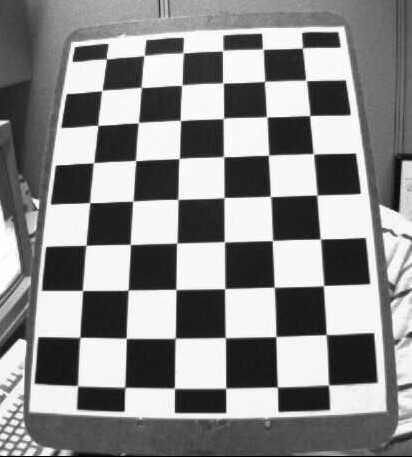
#> input picture computerVision/camCalibration/000.jpg, 412 x 457 px; its folder holds only this picture in this run
$ python camCalibration.py
#> lines starting #> are read from the running program, lines starting #| are printed output that depends on the picture
import numpy as np
import cv2 as cv
import glob

#termination criteria
criteria = (cv.TERM_CRITERIA_EPS + cv.TERM_CRITERIA_MAX_ITER, 30, 0.001)

#perpare objectpoints, like (0,0,0), (1,0,0)...
objp = np.zeros((6*7,3), np.float32)
objp[:,:2] = np.mgrid[0:7,0:6].T.reshape(-1,2)

#Arrays to store ohj and img points
objpoints = []
imgpoints =[]

images = glob.glob('*.jpg')


for fname in images:
    img = cv.imread(fname)
#> img is the input picture: shape (457, 412, 3); min 0, max 255, mean 137.8
    gray = cv.cvtColor(img,cv.COLOR_BGR2GRAY)

    #find chess board corners
    ret,corners = cv.findChessboardCorners(gray,(7,6),None)
#> ret = True; corners = 42 rows, first 8: [302.1, 48.33], [305.9, 80.19], [309.8, 115.6], [313.5, 153.8], [316.9, 195.2], [320.1, 238.9], [323.4, 285.6], [262.6, 49.09]

    #If found, add object/img points after being refined
    if ret == True:
        objpoints.append(objp)

        corners2 = cv.cornerSubPix(gray,corners,(11,11),(-1,-1),criteria)
#> corners2 = 42 rows, first 8: [302.5, 47.9], [306.2, 80.4], [309.7, 115.5], [313.3, 153.7], [316.9, 195.1], [320.4, 238.9], [323.5, 285.6], [262.9, 49.21]
        imgpoints.append(corners2)

        #draw and display corners
        cornerIMG = cv.drawChessboardCorners(img,(7,6),corners2,ret)
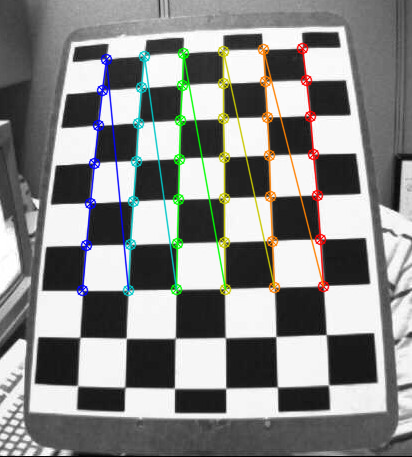
#> cornerIMG: shape (457, 412, 3); mean B, G, R 135.4, 137.2, 136.4

        imgHeight = img.shape[0]
#> imgHeight = 457
        imgWidth = img.shape[1]
#> imgWidth = 412


        resizeIMG = cv.resize(gray,(int(imgWidth*2),int(imgHeight*2)))
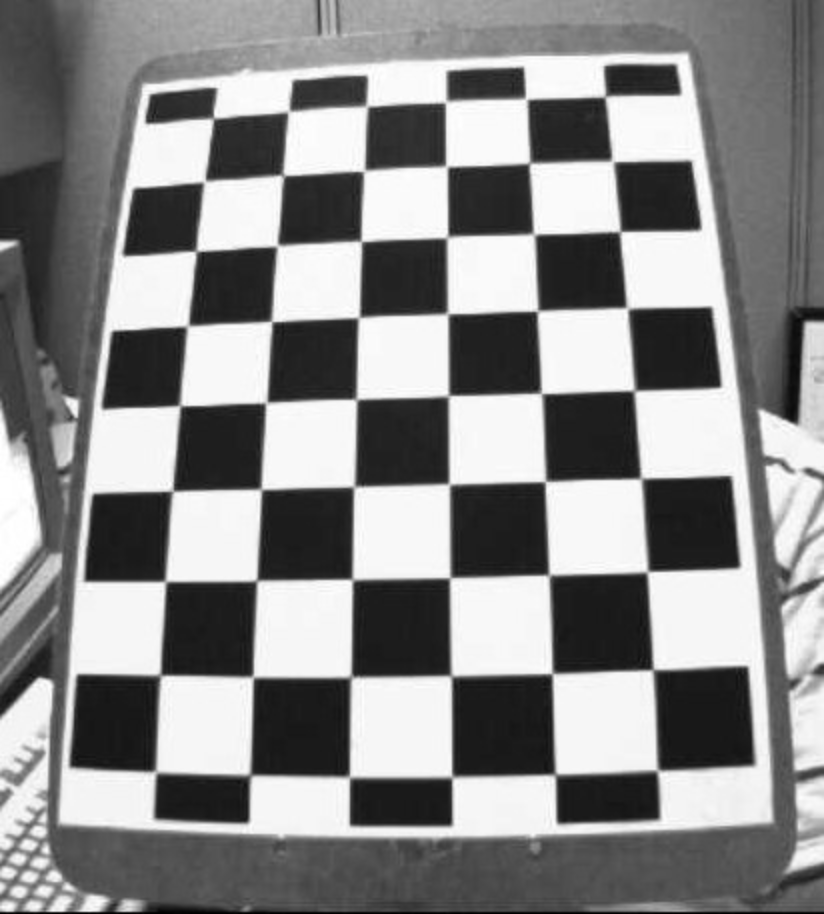
#> resizeIMG: shape (914, 824); min 0, max 255, mean 137.7
        cv.imshow('img',resizeIMG)

        resizeCornerIMG = cv.resize(cornerIMG,(int(imgWidth*2),int(imgHeight*2)))
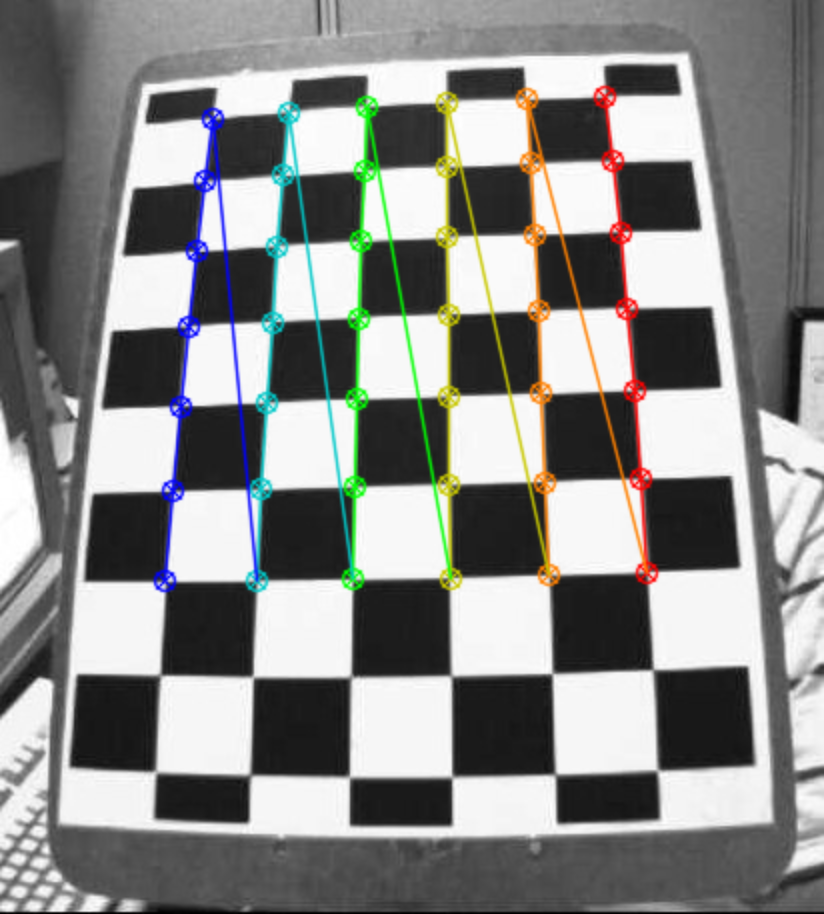
#> resizeCornerIMG: shape (914, 824, 3); mean B, G, R 135.3, 137.1, 136.3
        cv.imshow('determine corners',resizeCornerIMG)

        '''
        #get camera calibration matrix
        ret, mtx, dist, rvecs, tvecs = cv.calibrateCamera(objpoints,imgpoints,gray.shape[::-1],None,None)

        h,w = img.shape[:2]
        newCameraMTX, roi = cv.getOptimalNewCameraMatrix(mtx,dist,(w,h),1,(w,h))

        #undistort
        undistortIMG = cv.undistort(img,mtx,dist,None,newCameraMTX)

        #crop image
        x,y,w,h = roi
        undistortIMG = undistortIMG[y:y+h, x:x+w]
        cv.imshow('undistortIMG', undistortIMG)
'''
        ret, mtx, dist, rvecs, tvecs = cv.calibrateCamera(objpoints, imgpoints, gray.shape[::-1],None,None)
#> ret = 0.162; mtx = [[494.7, 0, 221.7], [0, 505.2, 257.1], [0, 0, 1]]; dist = [[-0.31, 0.661, -0.0234, 0.00225, -1.92]]; rvecs = ([-0.234, 0.321, 1.54],); tvecs = ([2.02, -5.05, 11.95],)
        h,  w = img.shape[:2]
#> h = 457; w = 412
        newcameramtx, roi=cv.getOptimalNewCameraMatrix(mtx,dist,(w,h),1,(w,h))
#> newcameramtx = [[321.6, 0, 249.6], [0, 383, 251.9], [0, 0, 1]]; roi = (105, 57, 267, 346)

        # undistort
        dst = cv.undistort(img, mtx, dist, None, newcameramtx)
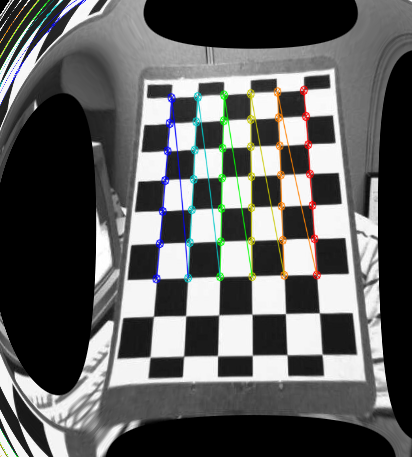
#> dst: shape (457, 412, 3); mean B, G, R 94.2, 95, 94.5

        #resizedst = cv.resize(dst,(int(imgWidth*2),int(imgHeight*2)))
        cv.imshow('calibresult',dst)


        cv.waitKey(0)

cv.destroyAllWindows()

$ run again, on computerVision/camCalibration/20181210_164704.jpg
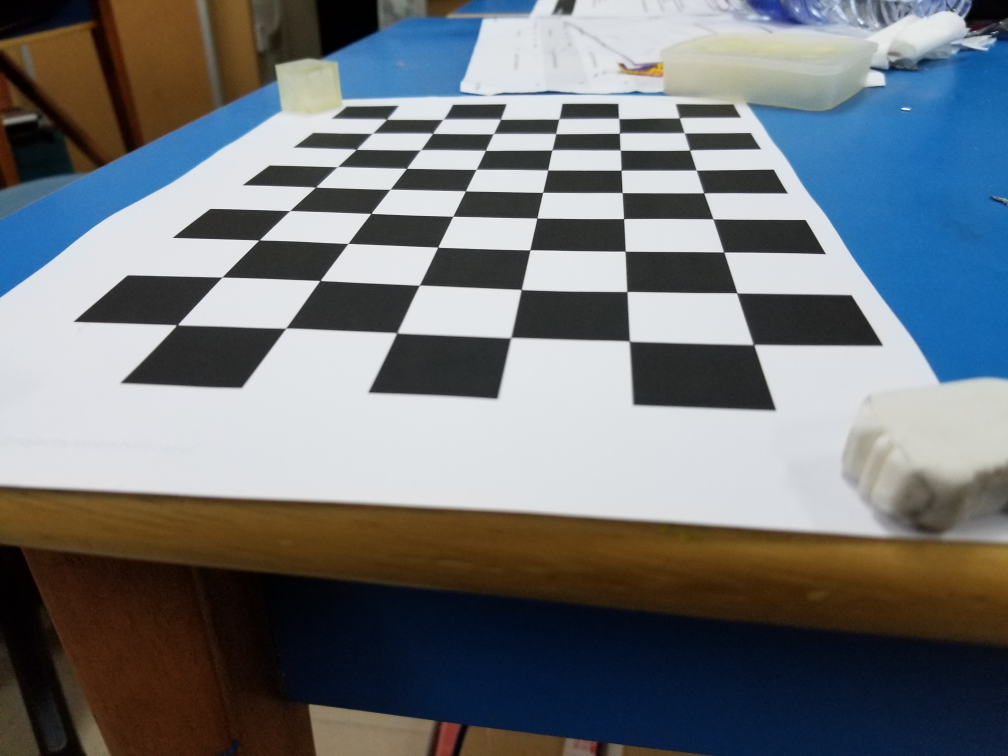
#> input picture computerVision/camCalibration/20181210_164704.jpg, 4032 x 3024 px (shown at 1/4 size)
#> img is the input picture: shape (3024, 4032, 3); mean B, G, R 119.8, 116.2, 112.1
#> `gray = cv.cvtColor(img,cv.COLOR_BGR2GRAY)`:
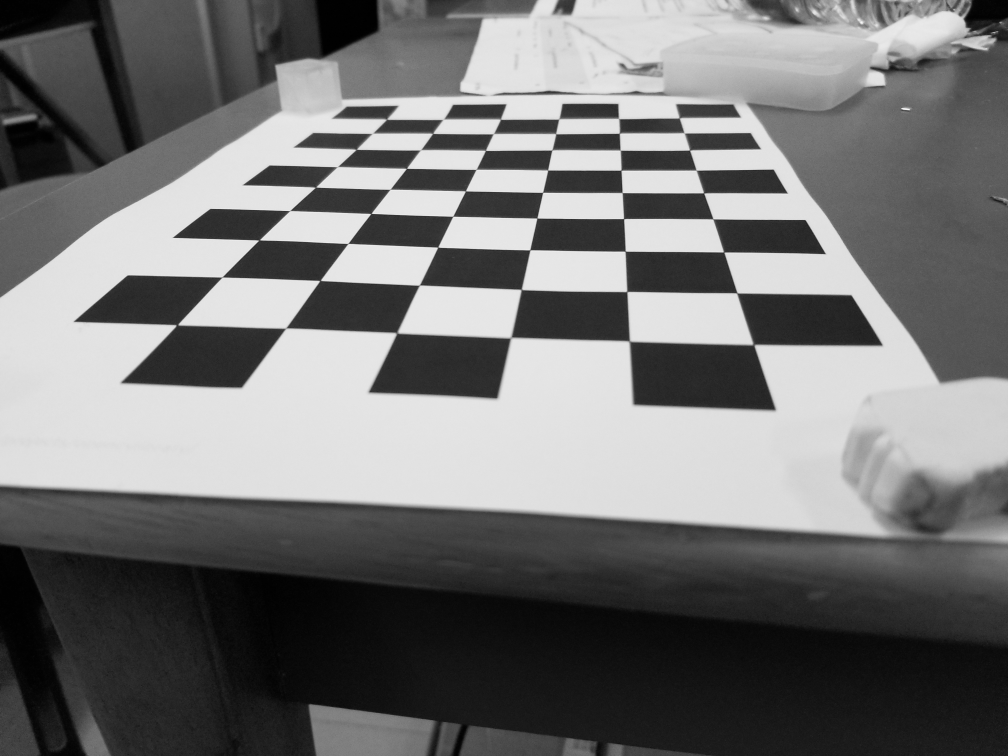
#> gray: shape (3024, 4032) (shown at 1/4 size); min 0, max 252, mean 115.4
#> `ret,corners = cv.findChessboardCorners(gray,(7,6),None)`: ret = True; corners = 42 rows, first 8: [2718, 473], [2737, 534], [2758.2, 601.6], [2784.2, 682.4], [2815.2, 773], [2851.9, 877.1], [2896, 1009], [2474.5, 476]
#> corners2 = 42 rows, first 8: [2717.8, 473.5], [2737.6, 533.2], [2759.2, 602.2], [2785.5, 682], [2815.5, 773.4], [2852.8, 877.2], [2896, 1009.6], [2475.6, 475.6]
#> `ret, mtx, dist, rvecs, tvecs = cv.calibrateCamera(objpoints, imgpoints..`: ret = 1.64; mtx = [[1973.4, 0, 1924.2], [0, 1281.2, 1641.7], [0, 0, 1]]; dist = [[0.105, -0.129, -0.0207, -0.0228, 0.0703]]; rvecs = ([-0.41, 0.58, 1.64],); tvecs = ([3.43, -7.26, 8.58],)
#> newcameramtx = [[2033.9, 0, 1815.8], [0, 1363.4, 1534.3], [0, 0, 1]]; roi = (477, 469, 2793, 2285)
#> `dst = cv.undistort(img, mtx, dist, None, newcameramtx)`:
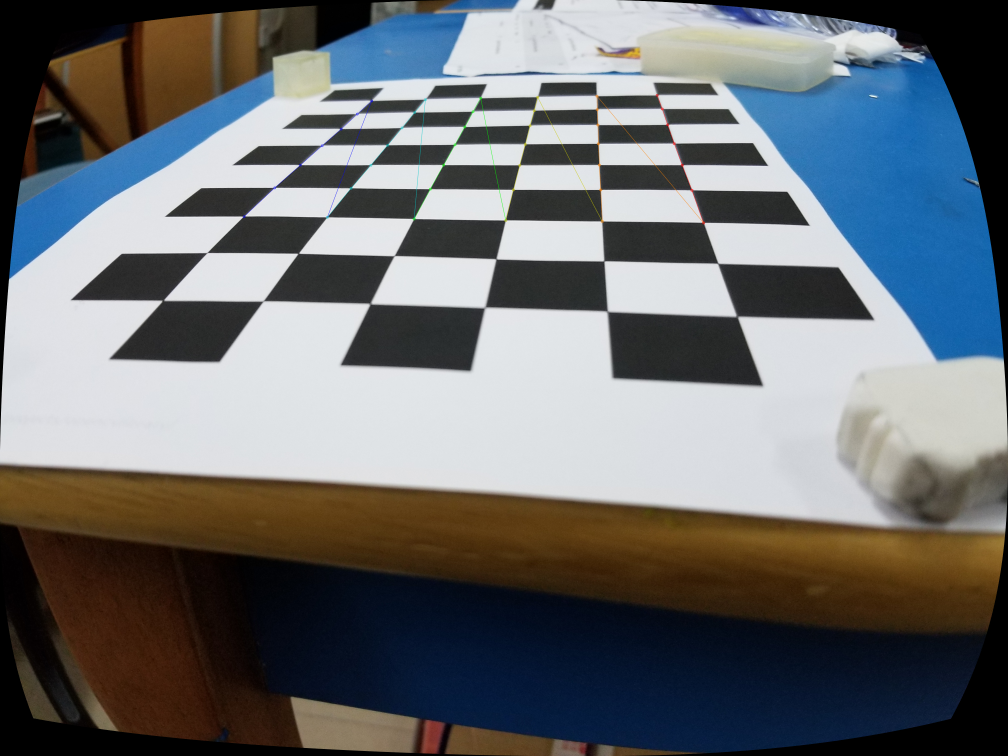
#> dst: shape (3024, 4032, 3) (shown at 1/4 size); mean B, G, R 111.8, 109.2, 106

$ run again, on computerVision/camCalibration/111.jpg
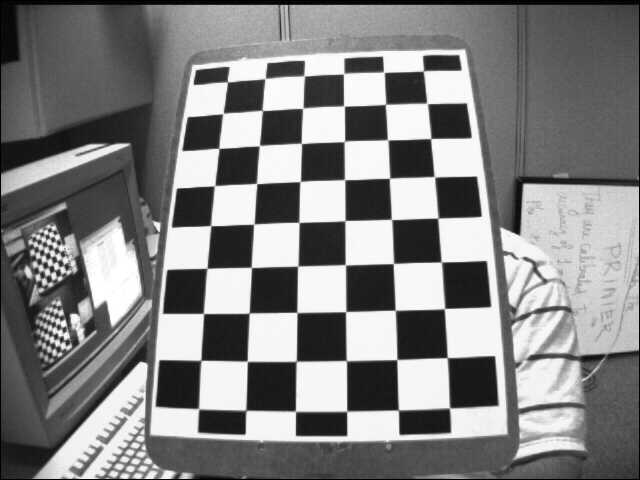
#> input picture computerVision/camCalibration/111.jpg, 640 x 480 px
#> img is the input picture: shape (480, 640, 3); min 0, max 255, mean 129.5
#> `ret,corners = cv.findChessboardCorners(gray,(7,6),None)`: ret = True; corners = 42 rows, first 8: [423.1, 71.24], [426.8, 103.1], [430.8, 138.6], [434.5, 176.8], [437.8, 218.3], [441.1, 262], [444.4, 308.6], [383.7, 72.08]
#> corners2 = 42 rows, first 8: [423.5, 70.89], [427.2, 103.4], [430.7, 138.5], [434.3, 176.7], [437.9, 218.1], [441.4, 261.9], [444.5, 308.6], [383.9, 72.21]
#> `cornerIMG = cv.drawChessboardCorners(img,(7,6),corners2,ret)`:
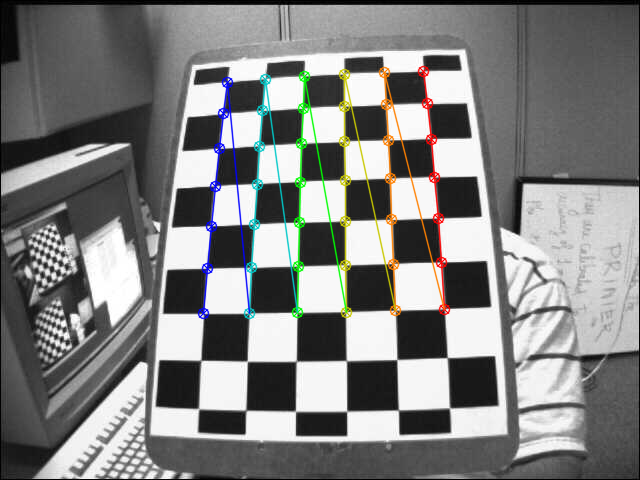
#> cornerIMG: shape (480, 640, 3); mean B, G, R 128.1, 129.1, 128.6
#> `ret, mtx, dist, rvecs, tvecs = cv.calibrateCamera(objpoints, imgpoints..`: ret = 0.164; mtx = [[611.9, 0, 335], [0, 629.8, 233.3], [0, 0, 1]]; dist = [[-0.393, 0.998, -0.00118, 0.00795, -9.74]]; rvecs = ([-0.294, 0.402, 1.53],); tvecs = ([2.21, -3.93, 14.79],)
#> newcameramtx = [[290.2, 0, 158.9], [0, 151.4, 399], [0, 0, 1]]; roi = (0, 343, 303, 115)
#> `dst = cv.undistort(img, mtx, dist, None, newcameramtx)`:
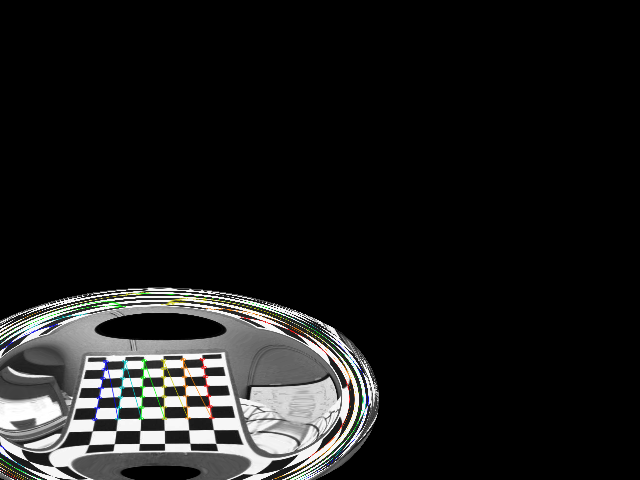
#> dst: shape (480, 640, 3); mean B, G, R 27.2, 27.7, 27.5
